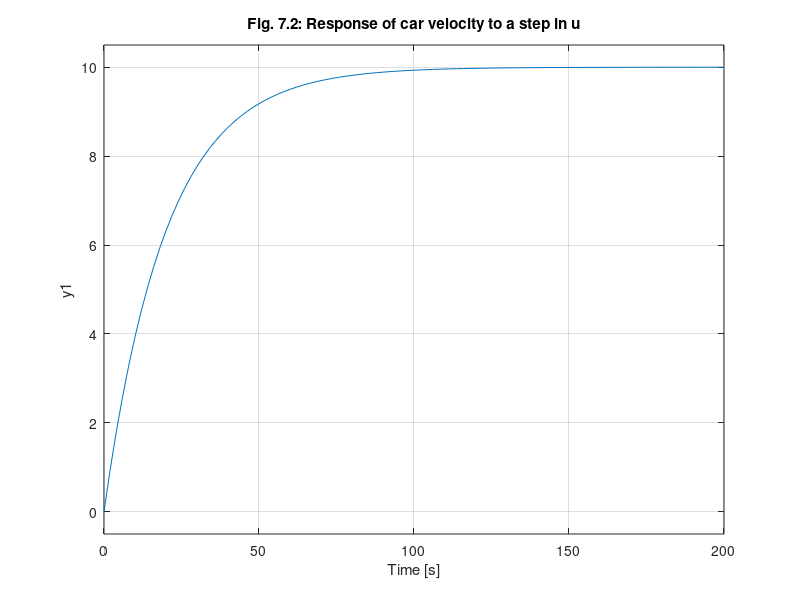

Write MATLAB code to recreate this figure. (Note: this script raises an error after producing the figure.)
% Fig. 7.2  Feedback Control of Dynamic Systems, 6e 
%            Franklin, Powell, Emami
% script to generate Fig. 7.2

clear all;
close all;

F = [0 1; 0 -0.05];
G = [0; 0.001];
H = [0 1];
J = 0;
sys=ss(F,500*G,H,J);
step(sys);
title('Fig. 7.2: Response of car velocity to a step in u');
nicegrid;

